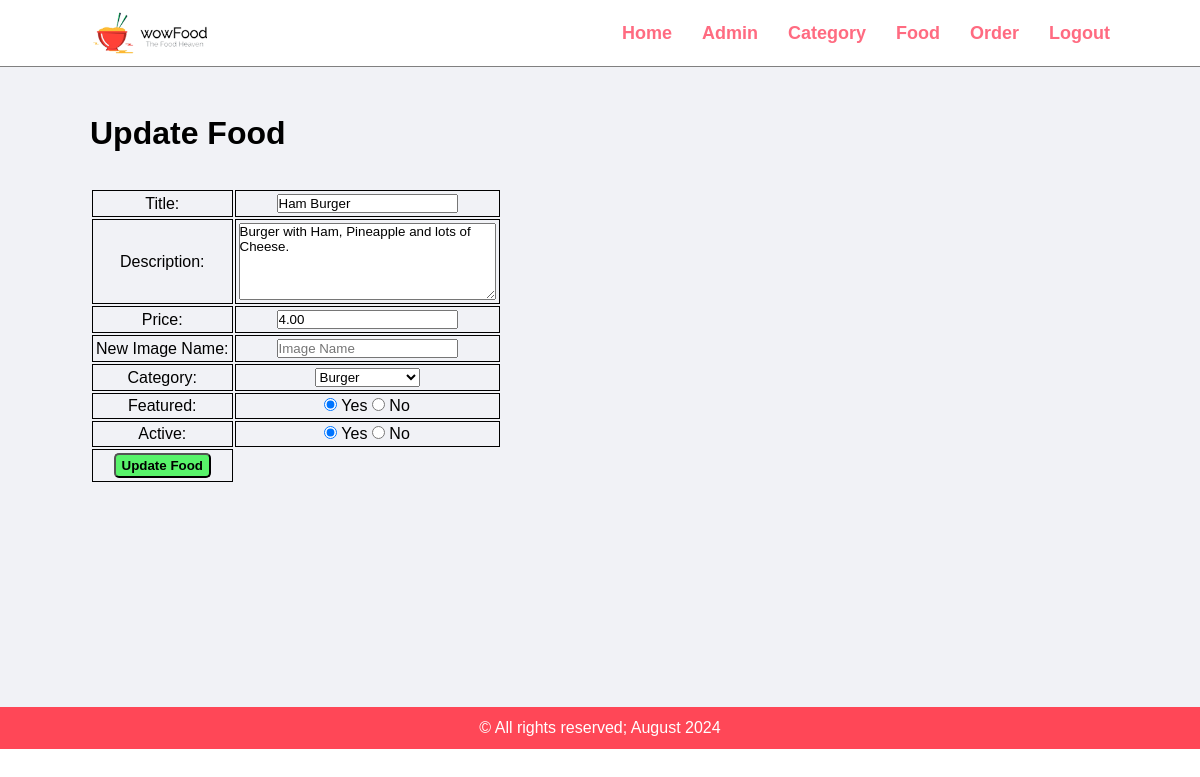
Screenshot of /food-admin/admin/update-food.php?id=4 (signed in) with the database file from the repository.
### tables this page shows
CREATE TABLE `tbl_food` (
  `id` int(10) UNSIGNED NOT NULL,
  `title` varchar(100) NOT NULL,
  `description` text NOT NULL,
  `price` decimal(10,2) NOT NULL,
  `image_name` varchar(255) NOT NULL,
  `category_id` int(10) UNSIGNED NOT NULL,
  `featured` varchar(10) NOT NULL,
  `active` varchar(10) NOT NULL
);

CREATE TABLE `tbl_category` (
  `id` int(10) UNSIGNED NOT NULL,
  `title` varchar(100) NOT NULL,
  `image_name` varchar(255) NOT NULL,
  `featured` varchar(10) NOT NULL,
  `active` varchar(10) NOT NULL
);

### food-admin/admin/update-food.php (the view, shortened to what this page needs)
<?php include('partials/menu.php'); ?>
<?php
    if(isset($_GET['id']))
    {
        $id = $_GET['id'];
        $sql2 = "SELECT * FROM tbl_food WHERE id=$id";
        $res2 = mysqli_query($conn, $sql2);
        $row2 = mysqli_fetch_assoc($res2);
        $title = $row2['title'];
        $description = $row2['description'];
        $price = $row2['price'];
        $current_category = $row2['category_id'];
        $featured = $row2['featured'];
        $active = $row2['active'];
    }
    else
    {
        header('location:'.SITEURL.'admin/manage-food.php');
    }
?>
<div class="main-content">
    <div class="wrapper">
        <h1>Update Food</h1>
        <br><br>
        <form action="" method="POST">
            <table class="tbl-30">
                <tr>
                    <td>Title: </td>
                    <td>
                        <input type="text" name="title" value="<?php echo $title; ?>">
                    </td>
                </tr>
                <tr>
                    <td>Description: </td>
                    <td>
                        <textarea name="description" cols="30" rows="5"><?php echo $description; ?></textarea>
                    </td>
                </tr>
                <tr>
                    <td>Price: </td>
                    <td>
                        <input type="number" name="price" value="<?php echo $price; ?>">
                    </td>
                </tr>
                <tr>
                    <td>New Image Name: </td>
                    <td>
                        <input type="text" name="image_name" placeholder="Image Name">
                    </td>
                </tr>
                <tr>
                    <td>Category: </td>
                    <td>
                        <select name="category">
                            <?php
                                $sql = "SELECT * FROM tbl_category WHERE active='Yes'";
                                $res = mysqli_query($conn, $sql);
                                $count = mysqli_num_rows($res);
                                if($count>0)
                                {
                                    while($row=mysqli_fetch_assoc($res))
                                    {
                                        $category_title = $row['title'];
                                        $category_id = $row['id'];
                                        ?>
                                        <option <?php if($current_category==$category_id){echo "selected";} ?> value="<?php echo $category_id; ?>"><?php echo $category_title; ?></option>
                                        <?php
                                    }
                                }
                                else
                                {
                                    echo "<option value='0'>Category Not Available.</option>";
                                }
                            ?>
                        </select>
                    </td>
                </tr>
                <tr>
                    <td>Featured: </td>
                    <td>
                        <input <?php if($featured=="Yes") {echo "checked";} ?> type="radio" name="featured" value="Yes"> Yes
                        <input <?php if($featured=="No") {echo "checked";} ?> type="radio" name="featured" value="No"> No
                    </td>
                </tr>
                <tr>
                    <td>Active: </td>
                    <td>
                        <input <?php if($active=="Yes") {echo "checked";} ?> type="radio" name="active" value="Yes"> Yes
                        <input <?php if($active=="No") {echo "checked";} ?> type="radio" name="active" value="No"> No
                    </td>
                </tr>
                <tr>
                    <td>
                        <input type="submit" name="submit" value="Update Food" class="btn-secondary">
                    </td>
                </tr>
            </table>
        </form>
    </div>
</div>
<?php include('partials/footer.php'); ?>

### food-admin/css/admin.css (style rules this page uses)
* { margin: 0; padding: 0; font-family: Arial, Helvetica, sans-serif; }
.wrapper { padding: 1%; width: 85%; margin: auto; }
table tr td { border: 1px solid black; padding: 3px; text-align: center; }
.btn-secondary { background-color: #58f36a; padding: 3px 6px; border-radius: 5px; color: black; text-decoration: none; font-weight: bold; }
.main-content { min-height: 71vh; background-color: #f1f2f6; padding: 3% 0; }

### rows the page displays
tbl_food: title "Ham Burger", description "Burger with Ham, Pineapple and lots of Cheese.", price "4.00", category "Burger", featured "☑", active "☑"
